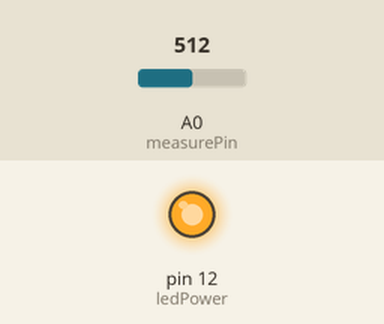
The sketch below on a simulated Arduino Uno, built with avr-gcc and run on an emulated ATmega328P. On the bench: output pins drawn as LEDs (lit = HIGH). The test bench sets the inputs (shaded band); at power-on: A0 (measurePin) = 512. What the sketch prints to the serial monitor is not drawn.

Above: at 0.1 s.
Timing chart, 0 to 1.6 s (numbered marks = the images above):
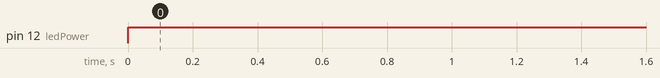

Measured:
- by itself, pin 12 (ledPower): LOW → HIGH at 0.00 s

The sketch:

dustTest.ino
```cpp
int measurePin = A0;
int ledPower = 12;

int samplingTime = 280;
int deltaTime = 40;
int sleepTime = 9680;

float voMeasured = 0;
float calcVoltage = 0;
float dustDensity = 0;

void setup(){
  Serial.begin(9600);
  pinMode(ledPower,OUTPUT);
}

void loop(){
  digitalWrite(ledPower,LOW); // power on the LED
  delayMicroseconds(samplingTime);

  voMeasured = analogRead(measurePin); // read the dust value
  //voMeasured = voMeasured + 100;
  delayMicroseconds(deltaTime);
  digitalWrite(ledPower,HIGH); // turn the LED off
  delayMicroseconds(sleepTime);

  calcVoltage = voMeasured * (5.0 / 1024.0);
  dustDensity = 0.17 * calcVoltage - 0.1;

  //改成常用單位
  dustDensity = dustDensity * 1000;
  if(dustDensity < 0)
    dustDensity = 0;

//  Serial.print("Raw:");
//  Serial.print(voMeasured);
//
//  Serial.print(",V:");
//  Serial.print(calcVoltage);

  Serial.print(", Dust:");
  Serial.print(dustDensity);
  Serial.println(" [mg/m3]");

  delay(3000);
}
```
